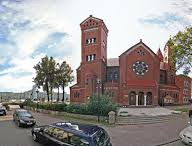
%> input picture Template_Matching/P1.bmp, 192 x 146 px
$ octave --eval "result = Propanotemcorr1;"   (GNU Octave 9; MATLAB toolbox functions it lacks are replaced by stand-ins)
%> lines starting %> are read from the running program, lines starting %| are printed output that depends on the picture
function im = Propanotemcorr1()
image1 = imread('p1.bmp');
%> image1 is the input picture: size 146x192x3 uint8; mean R, G, B 153.1, 148.3, 146.7
image2 = imread('p2.bmp');
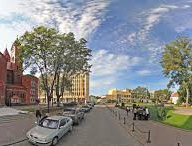
%> input picture Template_Matching/P2.bmp, 192 x 146 px
%> image2 is the input picture: size 146x192x3 uint8; mean R, G, B 136.9, 138.1, 138.4
[x,y,z]=size(image1);
%> x = 146; y = 192; z = 3
for j=1:y
    template=image1(:,j,1:3);
    [tx,ty]=size(template);
    avg_template=sum(sum(template)./(ty))./tx;
    diff_template=template-avg_template;

    subImage=image2(:,1,1:3);
    avg_subImage=sum(sum(subImage)./(ty))./tx;
    diff_subImage=subImage-avg_subImage;
    multi_numerator=(diff_template.*diff_subImage);
    sum_numerator=sum(sum(multi_numerator)./(ty))./tx;

    sq_denominatorTemplate=sum(sum(diff_template.^2)./(ty))./tx;
    sq_denominatorSubImage=sum(sum(diff_subImage.^2)./(ty))./tx;
    rt_denominator=sqrt(sq_denominatorTemplate.*sq_denominatorSubImage);
    g=sum_numerator./rt_denominator;
    if g>=1
        im=j;
   end
end
%> this loop made 192 passes
%> (avg_template, sum_numerator, sq_denominatorTemplate, rt_denominator, g) on passes 1 to 3: (172.7, 68.67, 123.8, 109.3, 0.628), (170.6, 70.84, 128.6, 111.4, 0.636), (173.1, 70.26, 126.6, 110.6, 0.635)
%> after the loop, im = 154

image3=uint8(zeros(x,y+im,3));
%> image3: size 146x346x3 uint8; every value is 0
image3(:,1:im,1:3)=image1(:,1:im,1:3);
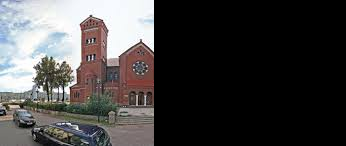
%> image3: size 146x346x3 uint8; mean R, G, B 68.9, 67.2, 66.9
image3(:,im+1:y+im,1:3)=image2(:,:,1:3);
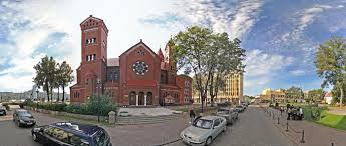
%> image3: size 146x346x3 uint8; mean R, G, B 144.9, 143.9, 143.7


subplot(2,2,1);
imshow(image1);
subplot(2,2,2);
imshow(image2,[]);
subplot(2,2,3);
imshow(image3,[]);
end
